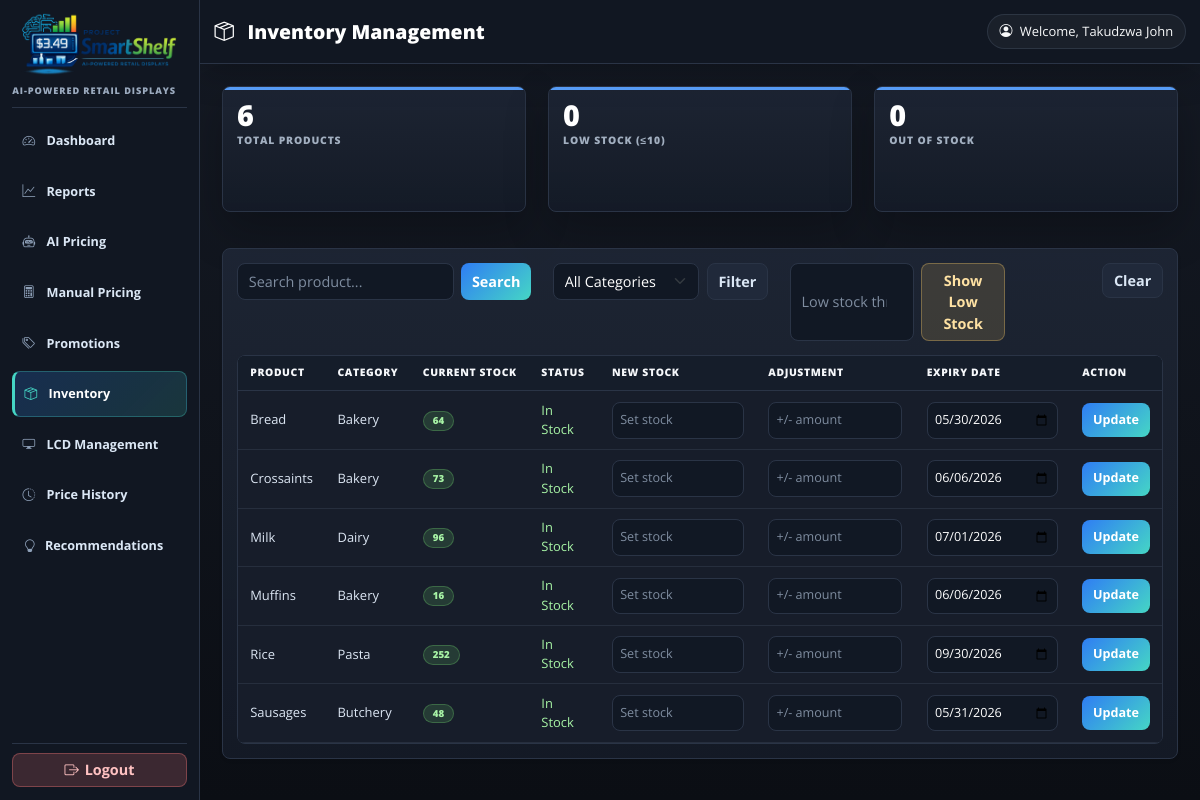
Page /ProjectSmartShelf/inventory-management/ (signed in) on the earlier database version.
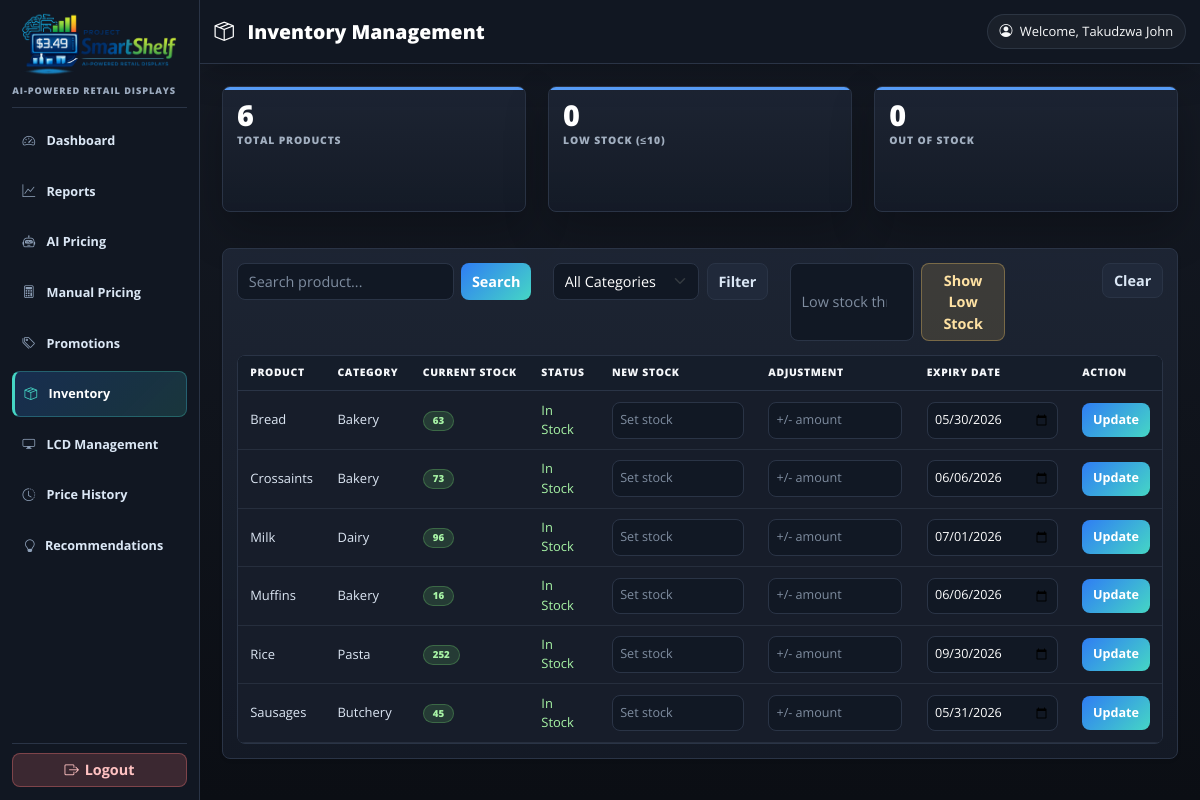
Same page on the later database version.
### checkout/models.py (models this page shows, shortened)
class Product(models.Model):
    name = models.CharField(max_length=200)
    category = models.CharField(max_length=100)
    price = models.DecimalField(max_digits=10, decimal_places=2)
    expiry_date=models.DateField(null=True, blank=True)
    inventory_level = models.IntegerField(default=0, help_text='Current stock count')
    lcd_id = models.IntegerField(default=1, help_text="1, 2, or 3 for the shelf display")
    class Meta:
        ordering = ['name']

### ProjectSmartShelf/views.py (the view, shortened to what this page needs)
# urls.py: path("inventory-management/", views.inventory_management_view, name="inventory_management"),
@staff_member_required(login_url='staff_login')
def inventory_management_view(request):
    products = Product.objects.all().order_by('name')
    search_query = request.GET.get('search', '')
    category_filter = request.GET.get('category', '')
    low_stock_filter = request.GET.get('low_stock', '')
    if search_query:
        products = products.filter(name__icontains=search_query)
    if category_filter:
        products = products.filter(category=category_filter)
    if low_stock_filter:
        try:
            threshold = int(low_stock_filter)
            products = products.filter(inventory_level__lte=threshold)
        except ValueError:
            pass  # Ignore invalid threshold
    categories = Product.objects.values_list('category', flat=True).distinct().order_by('category')
    total_products = Product.objects.count()
    low_stock_products = Product.objects.filter(inventory_level__lte=10).count()
    out_of_stock_products = Product.objects.filter(inventory_level=0).count()
    context = {
        'products': products,
        'search_query': search_query,
        'category_filter': category_filter,
        'low_stock_filter': low_stock_filter,
        'categories': categories,
        'total_products': total_products,
        'low_stock_products': low_stock_products,
        'out_of_stock_products': out_of_stock_products,
    }
    return render(request, 'inventory_management.html', context)

### ProjectSmartShelf/context_processors.py (called while the page is built)
def simulated_date(request):
    active_date = getattr(request, 'simulated_date', None)
    context = {
        'simulated_date': active_date,
        'recommendations_count': 0,
    }
    cached_count = getattr(request, '_recommendations_count', None)
    if cached_count is not None:
        context['recommendations_count'] = cached_count
        return context
    user = getattr(request, 'user', None)
    if not (user and user.is_authenticated and user.is_staff):
        return context
    try:
        from .recommendations import recommendation_count
        context['recommendations_count'] = recommendation_count(active_date or timezone.localdate())
    except Exception:
        context['recommendations_count'] = 0
    return context

### ProjectSmartShelf/ml_models/utils.py (called while the page is built, shortened)
def predict_prices_batch(base_date=None):
    model = ProjectsmartshelfConfig.model
    if not model:
        return []

### ProjectSmartShelf/recommendations.py (called while the page is built, shortened)
def build_recommendations(base_date):
    raw_results = predict_prices_batch(base_date=base_date)
    recommendations = []
    urgency_order = {'high': 0, 'medium': 1, 'low': 2}
    recommendations.sort(key=lambda x: urgency_order.get(x['urgency'], 3))
    return recommendations

### ProjectSmartShelf/templates/inventory_management.html (shortened to what the changed rows need)
{% extends "base.html" %}
{% load static %}
{% block page_title %}<i class="bi bi-box-seam me-2"></i>Inventory Management{% endblock %}
{% block content %}
<div class="card shadow-sm">
    <div class="card-body">
        <div class="table-responsive">
            <table class="table table-hover align-middle">
                <thead>
                    <tr>
                        <th>Product</th>
                        <th>Category</th>
                        <th>Current Stock</th>
                        <th>Status</th>
                        <th>New Stock</th>
                        <th>Adjustment</th>
                        <th>Expiry Date</th>
                        <th>Action</th>
                    </tr>
                </thead>
                <tbody>
                    {% for product in products %}
                    <tr class="{% if product.inventory_level == 0 %}out-of-stock{% elif product.inventory_level <= 10 %}low-stock{% endif %}">
                        <td>{{ product.name }}</td>
                        <td>{{ product.category }}</td>
                        <td>
                            <span class="badge {% if product.inventory_level == 0 %}bg-danger{% elif product.inventory_level <= 10 %}bg-warning{% else %}bg-success{% endif %}">
                                {{ product.inventory_level }}
                            </span>
                        </td>
                        <td>
                            {% if product.inventory_level == 0 %}
                                <span class="text-danger">Out of Stock</span>
                            {% elif product.inventory_level <= 10 %}
                                <span class="text-warning">Low Stock</span>
                            {% else %}
                                <span class="text-success">In Stock</span>
                            {% endif %}
                        </td>
                        <form method="post">
                            <td><input type="number" min="0" name="new_inventory" class="form-control form-control-sm" placeholder="Set stock"></td>
                            <td><input type="number" name="adjustment" class="form-control form-control-sm" placeholder="+/- amount"></td>
                            <td><input type="date" name="expiry_date" class="form-control form-control-sm" value="{% if product.expiry_date %}{{ product.expiry_date|date:'Y-m-d' }}{% endif %}"></td>
                            <td><button type="submit" class="btn btn-primary btn-sm">Update</button></td>
                        </form>
                    </tr>
                    {% endfor %}
                </tbody>
            </table>
        </div>
    </div>
</div>
{% endblock %}

Differences in the rows shown:
changed Product "Bread": inventory_level "64" → "63"
changed Product "Sausages": inventory_level "48" → "45"
